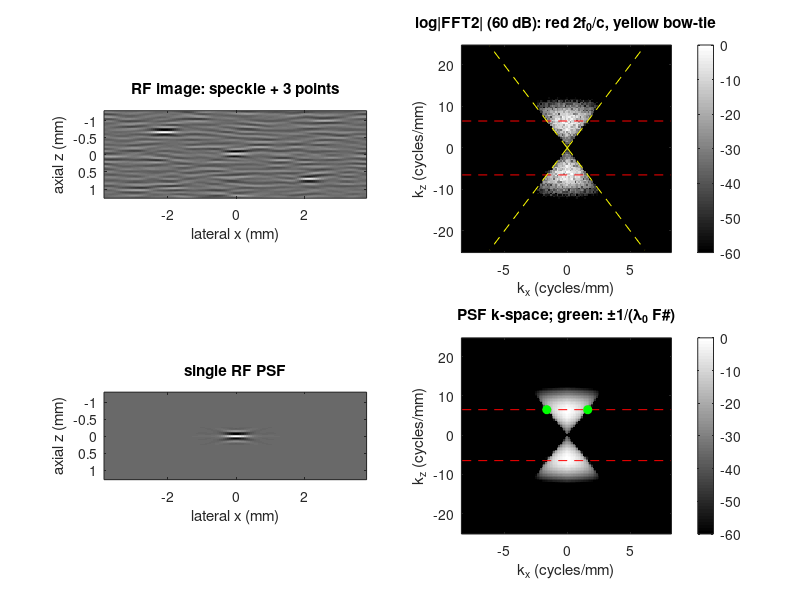
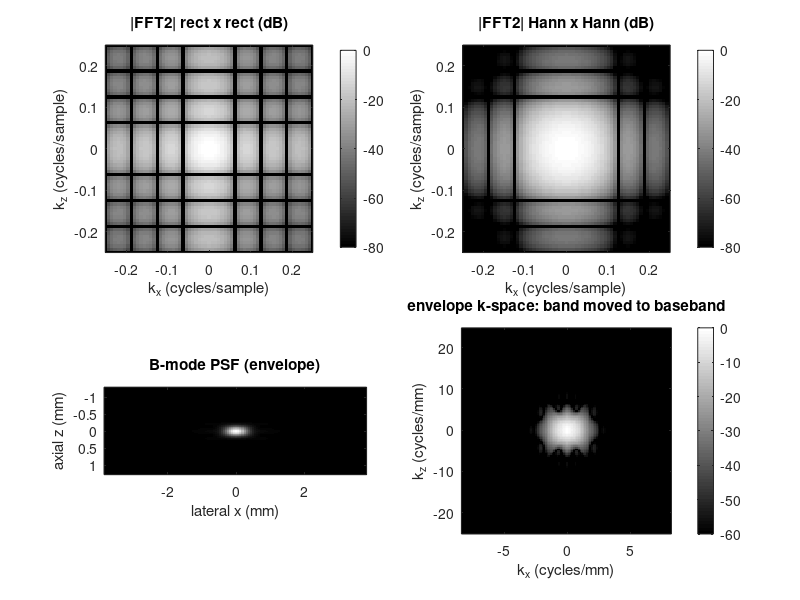
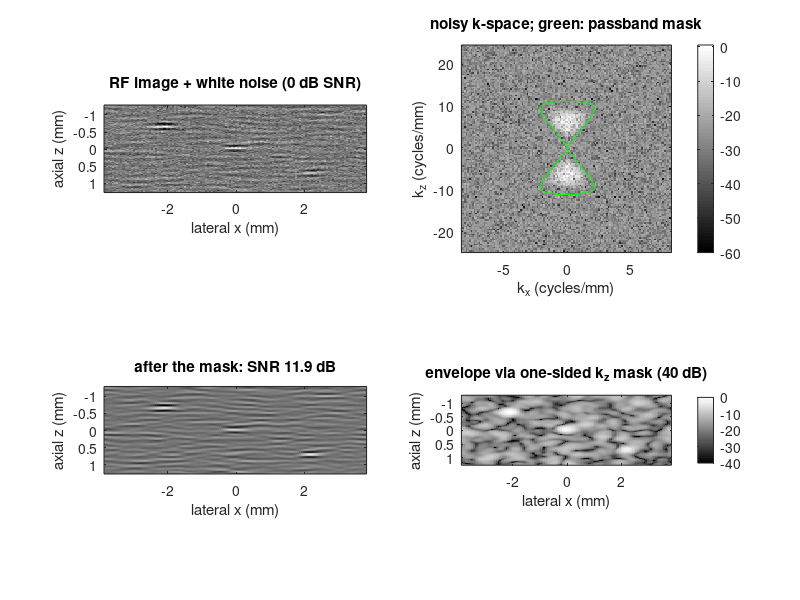

The MATLAB source for these figures, in order:
%% m04_fft_2d_kspace.m  -- Module 04: 2D FFT and the k-space of a pulse-echo image
% Purpose : simulate a small RF image (speckle + point targets) with a broadband,
%           focal-plane (Fraunhofer) pulse-echo PSF, then look at log|FFT2|: the axial band
%           sits at kz = +-2 f0/c, the lateral extent is set by the transmit-receive
%           aperture autoconvolution, |kx| <= f/(c F#) at each frequency (a bow-tie).
%           Also: 2D FFT of a single PSF, of its envelope (B-mode PSF), and of separable windows.
% Change  : f0, FBW, Fnum, apod ('rect' or 'hann'), dx, dz, the scatterer density.
% Expect  : 2f0/c = 6.49 cycles/mm at 5 MHz; two-way lateral edge 1/(lambda F#) = 1.62
%           cycles/mm at F# 2; >99 % of the image k-space energy inside the bow-tie;
%           PSF -6 dB widths close to 0.886 lambda F# (rect) and c tau/2;
%           separable rect window: -13.3 dB sidelobes on the axes, -26.5 dB on the diagonal;
%           filtering: a binary mask keeping a fraction q of k-space and a fraction eta of the
%           signal energy raises the SNR of white noise by 10 log10(eta/q) (~10 log10(1/q) when
%           eta ~ 1). The signal is generated with the same H that defines the mask, so this is a
%           synthetic, internally consistent result, not proof that excluded energy in real data
%           is noise. A one-sided kz mask gives the analytic image and its envelope (B-mode).
% Model   : paraxial, near-axis (kz = 2f/c), focal plane, focused Tx = Rx aperture, first-order
%           Born, shift-invariant over the small field (circular convolution). A single plane-wave
%           transmit would give the receive-only support, about half as wide laterally. Base MATLAB only (R2019b+, Octave 8).
clear; close all; rng(1);

%% Parameters
c    = 1.540;      % speed of sound (mm/us)
f0   = 5;          % center frequency (MHz)
FBW  = 0.60;       % -6 dB fractional bandwidth of the two-way pulse
Fnum = 2;          % F-number z/D (same aperture on transmit and receive)
apod = 'rect';     % 'rect' or 'hann'
Nz = 128; Nx = 128;          % image size (axial x lateral)
dz = 0.02; dx = 0.06;        % pixel size (mm): axial Nyquist 25 c/mm, lateral 8.33 c/mm

B   = FBW*f0; sig_f = B/(2*sqrt(2*log(2)));          % amplitude-spectrum std (MHz)
lam0 = c/f0;
sincf = @(u) (sin(pi*u) + (u == 0)) ./ (pi*u + (u == 0));
if strcmp(apod, 'hann')
    A1 = @(u) sincf(u) + 0.5*sincf(u - 1) + 0.5*sincf(u + 1);   % FT of 0.5+0.5cos(2 pi xi/D), peak 1
else
    A1 = @(u) sincf(u);                                         % FT of a uniform aperture
end

%% Axes (fft order: origin at index 1) and shifted axes for display
kz_f = [0:Nz/2-1, -Nz/2:-1]/(Nz*dz);       % axial spatial frequency (cycles/mm)
x_f  = [0:Nx/2-1, -Nx/2:-1]*dx;            % lateral position (mm), origin first
kz_s = (-Nz/2:Nz/2-1)/(Nz*dz); kx_s = (-Nx/2:Nx/2-1)/(Nx*dx);
z_s  = (-Nz/2:Nz/2-1)*dz;      x_s  = (-Nx/2:Nx/2-1)*dx;

%% PSF: for every temporal frequency f = c kz/2, lateral two-way pattern A1(x/(lambda F#))^2
Hz = zeros(Nz, Nx);                         % axial-FFT x lateral-space representation
for k = 2:Nz/2                              % positive kz (skip DC)
    f  = kz_f(k)*c/2;                       % MHz
    Pf = exp(-(f - f0)^2/(2*sig_f^2));      % two-way pulse amplitude spectrum (on axis)
    u  = x_f/((c/f)*Fnum);                  % normalized lateral coordinate x/(lambda F#)
    Hz(k, :) = Pf * A1(u).^2;               % transmit pattern x receive pattern
end
Hz(Nz:-1:Nz/2+2, :) = Hz(2:Nz/2, :);        % Hermitian twin (real, zero-phase PSF)
h  = real(ifft(Hz, [], 1));                 % RF PSF h(z, x), centered at the origin
ha = ifft([Hz(1, :); 2*Hz(2:Nz/2, :); zeros(Nz/2, Nx)], [], 1);   % analytic PSF (axial)
H  = fft2(h);                               % 2D spectrum of the PSF

%% Scatterers: speckle + three point targets; image = PSF (*) scatterers (circular)
S = 0.5*randn(Nz, Nx) .* (rand(Nz, Nx) < 0.2);  % ~20 scatterers per resolution cell
pts = [32 30; 64 64; 100 100];              % (iz, ix) of the point targets
for ip = 1:size(pts, 1), S(pts(ip, 1), pts(ip, 2)) = 10; end
K   = H .* fft2(S);                         % k-space of the image (2D convolution theorem)
img = real(ifft2(K));
S1 = zeros(Nz, Nx); S1(Nz/2+1, Nx/2+1) = 1; % single point at the center
psf = real(ifft2(H .* fft2(S1)));

%% Measurements
envc = abs(ha); envc = envc/max(envc(:));
ex = fftshift(envc(1, :)); ez = fftshift(envc(:, 1)).';
cross = @(y, xa, lv, i) xa(i-1) + (lv - y(i-1)).*(xa(i) - xa(i-1))./(y(i) - y(i-1));   % first crossing below lv
xr = x_s(Nx/2+1:end); er = ex(Nx/2+1:end); zr = z_s(Nz/2+1:end); fr = ez(Nz/2+1:end);
lat6 = 2*cross(er, xr, 0.5, find(er < 0.5, 1));
ax6  = 2*cross(fr, zr, 0.5, find(fr < 0.5, 1));
tau = 4*log(2)/(pi*B);
kz0 = 2*f0/c; fL = f0 - B/2; fH = f0 + B/2;
kedge = 1/(lam0*Fnum);
[~, ir] = min(abs(kz_f - kz0));                                  % row nearest 2 f0/c
row = abs(H(ir, :)); row = fftshift(row/max(row)); rdB = 20*log10(row + 1e-300);
pos = Nx/2+1:Nx;
k30 = cross(rdB(pos), kx_s(pos), -30, find(rdB(pos) < -30, 1));  % -30 dB half-width
[KX, KZ] = meshgrid(kx_s, kz_s);
inside = abs(KX) <= abs(KZ)/(2*Fnum) + 1/(Nx*dx);                % bow-tie (+1 bin)
E = abs(fftshift(K)).^2;
fprintf('--- k-space of a pulse-echo image (f0 = %.1f MHz, FBW = %.0f %%, F# = %.1f, %s) ---\n', f0, 100*FBW, Fnum, apod);
fprintf('axial band center 2 f0/c = %.3f cycles/mm (RF period lambda/2 = %.4f mm)\n', kz0, lam0/2);
fprintf('axial -6 dB band 2fL/c .. 2fH/c = %.3f .. %.3f cycles/mm\n', 2*fL/c, 2*fH/c);
fprintf('lateral edge at f0: two-way 1/(lambda F#) = %.3f c/mm, one-way %.3f c/mm\n', kedge, kedge/2);
fprintf('measured |H| -30 dB lateral half-width at kz = %.2f c/mm: %.3f c/mm (rect triangle: %.3f)\n', kz_f(ir), k30, kedge*(kz_f(ir)/kz0)*(1 - 10^(-1.5)));
fprintf('fraction of image k-space energy inside the bow-tie |kx| <= |kz|/(2F#): %.5f\n', sum(E(inside))/sum(E(:)));
fprintf('PSF lateral -6 dB width: %.3f mm (narrowband theory %.3f mm = %.3f lambda F#)\n', lat6, ...
        lam0*Fnum*(0.886*strcmp(apod, 'rect') + 1.441*strcmp(apod, 'hann')), 0.886*strcmp(apod, 'rect') + 1.441*strcmp(apod, 'hann'));
fprintf('PSF axial   -6 dB width: %.3f mm (c tau/2 = %.3f mm)\n', ax6, c*tau/2);
fprintf('lateral pixel %.3f mm vs Nyquist for the two-way edge at fH: %.3f mm\n', dx, 1/(2*fH/(c*Fnum)));

%% Figure 1: image, k-space; PSF, k-space
toDB = @(A) max(-60, 20*log10(abs(A)/max(abs(A(:))) + 1e-300));
kzmax = kz_s(end);
figure('Name', 'k-space', 'Position', [60 60 900 720]);
subplot(2, 2, 1); imagesc(x_s, z_s, img); colormap(gray); axis image;
xlabel('lateral x (mm)'); ylabel('axial z (mm)'); title('RF image: speckle + 3 points');
subplot(2, 2, 2); imagesc(kx_s, kz_s, toDB(fftshift(K))); set(gca, 'YDir', 'normal'); hold on;
plot([kx_s(1) kx_s(end)], [kz0 kz0], 'r--', [kx_s(1) kx_s(end)], -[kz0 kz0], 'r--');
plot([0 kzmax/(2*Fnum)], [0 kzmax], 'y--', [0 -kzmax/(2*Fnum)], [0 kzmax], 'y--');
plot([0 kzmax/(2*Fnum)], [0 -kzmax], 'y--', [0 -kzmax/(2*Fnum)], [0 -kzmax], 'y--'); hold off;
xlabel('k_x (cycles/mm)'); ylabel('k_z (cycles/mm)'); title('log|FFT2| (60 dB): red 2f_0/c, yellow bow-tie'); colorbar;
subplot(2, 2, 3); imagesc(x_s, z_s, psf); axis image;
xlabel('lateral x (mm)'); ylabel('axial z (mm)'); title('single RF PSF');
subplot(2, 2, 4); imagesc(kx_s, kz_s, toDB(fftshift(H))); set(gca, 'YDir', 'normal'); hold on;
plot([kx_s(1) kx_s(end)], [kz0 kz0], 'r--', [kx_s(1) kx_s(end)], -[kz0 kz0], 'r--');
plot([-kedge kedge], [kz0 kz0], 'go', 'MarkerFaceColor', 'g'); hold off;
xlabel('k_x (cycles/mm)'); ylabel('k_z (cycles/mm)'); title('PSF k-space; green: \pm1/(\lambda_0 F#)'); colorbar;

%% Separable windows and the B-mode (envelope) PSF
Lw = 16; nw = 0:Lw-1;
wins = {ones(1, Lw), 0.5 - 0.5*cos(2*pi*nw/Lw)};  % rect, periodic Hann
wname = {'rect x rect', 'Hann x Hann'};
fprintf('\n--- separable 2D windows (%d x %d, 8x zero padded) ---\n', Lw, Lw);
figure('Name', 'separable windows and B-mode PSF', 'Position', [60 60 900 720]); colormap(gray);
for iw = 1:2
    w2 = wins{iw}.' * wins{iw};                   % separable: outer product
    W2 = abs(fftshift(fft2(w2, Nz, Nx))); W2 = W2/max(W2(:));
    ax = 20*log10(W2(Nz/2+1, Nx/2+1:end) + 1e-300);              % along kx at kz = 0
    k = 2; while ~(ax(k) < ax(k-1) && ax(k) <= ax(k+1)), k = k + 1; end
    [pslA, iA] = max(ax(k:end)); iA = iA + k - 1;               % first-sidelobe column
    diagv = 20*log10(W2(Nz/2+iA, Nx/2+iA));                      % product sidelobe on the diagonal
    fprintf('%-12s axis sidelobe %.2f dB, diagonal sidelobe %.2f dB (sum of the two 1D levels %.2f dB)\n', ...
            wname{iw}, pslA, diagv, 2*pslA);
    subplot(2, 2, iw); imagesc((-Nx/2:Nx/2-1)/Nx, (-Nz/2:Nz/2-1)/Nz, max(-80, 20*log10(W2 + 1e-300)));
    set(gca, 'YDir', 'normal'); axis image; xlim([-0.25 0.25]); ylim([-0.25 0.25]); colorbar;
    xlabel('k_x (cycles/sample)'); ylabel('k_z (cycles/sample)'); title(['|FFT2| ' wname{iw} ' (dB)']);
end
envp = abs(ifft2(fft2(abs(ha)) .* fft2(S1)));    % B-mode PSF (envelope), centered
subplot(2, 2, 3); imagesc(x_s, z_s, envp); axis image;
xlabel('lateral x (mm)'); ylabel('axial z (mm)'); title('B-mode PSF (envelope)');
subplot(2, 2, 4); imagesc(kx_s, kz_s, toDB(fftshift(fft2(abs(ha))))); set(gca, 'YDir', 'normal'); colorbar;
xlabel('k_x (cycles/mm)'); ylabel('k_z (cycles/mm)'); title('envelope k-space: band moved to baseband');


%% Filtering in k-space: binary passband mask (synthetic: same H made the signal), then a one-sided kz mask
Nimg  = randn(Nz, Nx); Nimg = Nimg*norm(img(:))/norm(Nimg(:));   % scaled to exactly 0 dB SNR
Kn    = fft2(Nimg);
Mpass = abs(H) > 0.01*max(abs(H(:)));        % passband: |H| above -40 dB (fft order)
fill  = mean(Mpass(:));                      % fraction of k-space kept
sigF = real(ifft2(K .* Mpass));             % filtered signal part
noiF = real(ifft2(Kn .* Mpass));            % filtered noise part
snr0 = round(100*10*log10(sum(img(:).^2)/sum(Nimg(:).^2)))/100 + 0;
snr1 = 10*log10(sum(sigF(:).^2)/sum(noiF(:).^2));
fprintf('\n--- k-space filtering (white noise at %.1f dB SNR) ---\n', snr0);
fprintf('passband mask |H| > -40 dB keeps %.1f %% of k-space; signal energy retained %.2f %%\n', 100*fill, 100*sum(sigF(:).^2)/sum(img(:).^2));
eta = sum(sigF(:).^2)/sum(img(:).^2);       % retained signal energy fraction
fprintf('SNR after mask %.1f dB: gain %.1f dB (prediction 10 log10(eta/q) = %.1f dB, q = %.3f, eta = %.4f)\n', snr1, snr1 - snr0, 10*log10(eta/fill), fill, eta);
fprintf('(synthetic white-noise result under a known H; real excluded energy need not be noise)\n');
% one-sided axial mask: keep kz > 0 (x2), drop kz < 0 -> analytic image along z, |.| = envelope
Mhalf = [ones(1, Nx); 2*ones(Nz/2-1, Nx); ones(1, Nx); zeros(Nz/2-1, Nx)];
anaI  = ifft2((K + Kn) .* Mpass .* Mhalf);
bmode = 20*log10(abs(anaI)/max(abs(anaI(:))) + 1e-300);
fprintf('one-sided kz mask: max |real(analytic) - filtered RF| = %.1e (the real part is the RF image)\n', ...
        max(max(abs(real(anaI) - (sigF + noiF)))));

figure('Name', 'k-space filtering', 'Position', [60 60 900 720]); colormap(gray);
subplot(2, 2, 1); imagesc(x_s, z_s, img + Nimg); axis image;
xlabel('lateral x (mm)'); ylabel('axial z (mm)'); title(sprintf('RF image + white noise (%.0f dB SNR)', snr0));
subplot(2, 2, 2); imagesc(kx_s, kz_s, toDB(fftshift(K + Kn))); set(gca, 'YDir', 'normal'); hold on;
contour(kx_s, kz_s, double(fftshift(Mpass)), [0.5 0.5], 'g'); hold off; colorbar;
xlabel('k_x (cycles/mm)'); ylabel('k_z (cycles/mm)'); title('noisy k-space; green: passband mask');
subplot(2, 2, 3); imagesc(x_s, z_s, sigF + noiF); axis image;
xlabel('lateral x (mm)'); ylabel('axial z (mm)'); title(sprintf('after the mask: SNR %.1f dB', snr1));
subplot(2, 2, 4); imagesc(x_s, z_s, max(-40, bmode)); axis image; colorbar;
xlabel('lateral x (mm)'); ylabel('axial z (mm)'); title('envelope via one-sided k_z mask (40 dB)');
